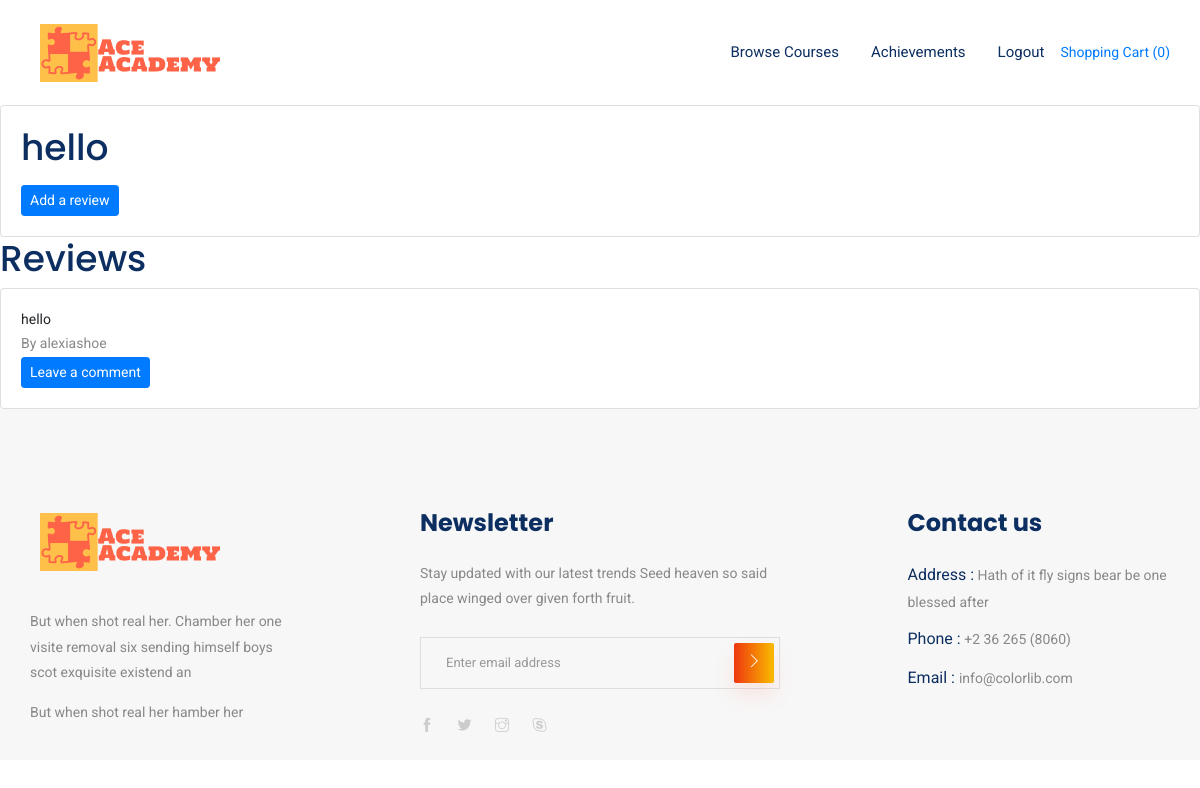
Screenshot of /lessons/details/6 with the database file from the repository.
### lessons/models.py (models this page shows, shortened)
class Lesson(models.Model):
    title = models.CharField(blank=False, max_length=255)
    desc = models.TextField(blank=False)
    cost = models.DecimalField(blank=False, max_digits=10, decimal_places=2, validators=[MinValueValidator(0), MaxValueValidator(1000)])
    syllabus = models.CharField(blank=False, choices=syllabus, default='A Level', max_length=100)
    tags = models.CharField(blank=False, choices=tags, default='H2_math', max_length=100)
    education_level = models.CharField(blank=False, default='Junior College', choices=education_level,  max_length=100)
    cover = CloudinaryField(blank=False)
    instructor = models.ForeignKey('Instructor', on_delete=models.CASCADE)

class Reviews(models.Model):
    lesson_reviewed = models.ForeignKey('Lesson', on_delete=models.CASCADE)
    reviewer = models.ForeignKey(User, on_delete=models.SET_NULL, null=True)
    review_content = models.TextField(blank=False)
    review_date = models.DateField(blank=False)
    rating = models.IntegerField(blank=False, validators=[MinValueValidator(1), MaxValueValidator(5)])

### lessons/views.py (the view)
# urls.py: path('details/<lesson_id>', lessons.views.lesson_details,
def lesson_details(request, lesson_id):
    lesson = get_object_or_404(Lesson, pk=lesson_id)
    return render(request, 'lessons/lesson_details.html', {
        'lesson':lesson
    })

### cart/contexts.py (called while the page is built)
def cart_contents(request):
    cart = request.session.get("shopping_cart", {})
    return {
        'shopping_cart': cart,
        'number_of_items': len(cart)
    }

### lessons/templates/lessons/lesson_details.html (shortened to what this page needs)
{% extends 'index_gated.html' %}
{%block content %}
<div class="card">
    <div class="card-body">
        <div class="card-title"><h1>{{lesson.title}}</h1></div>
       <div class="mt-3">
            <a href="{% url 'create_review' lesson_id=lesson.id %}" class="btn btn-primary btn-sm">Add a review</a>
       </div>
    </div>
</div>
<h1>Reviews</h1>
{% for r in lesson.reviews_set.all %}
<div class="card">
    <div class="card-body">
        <div>
            {{r.review_content}}
        </div>
        <p>By {{ r.reviewer}}</p>
        <a href="{% url 'create_comment' review_id=r.id %}" class="btn btn-primary btn-sm">Leave a comment</a>
    </div>
</div>
{% endfor%}
{%endblock%}

### rows the page displays
Lesson: title "hello"
Reviews: review_content "hello", reviewer "alexiashoe"

### other values shown
{{ number_of_items }} "0"
